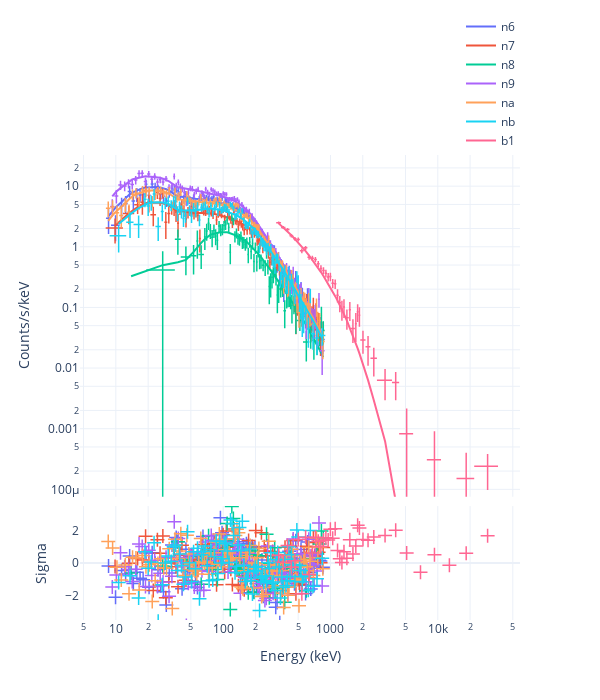

Source (notebook cell):
### Code cell
fig = Plot.infer(post, style='CE')
fig.save(f'{savepath}/ctsspec')
